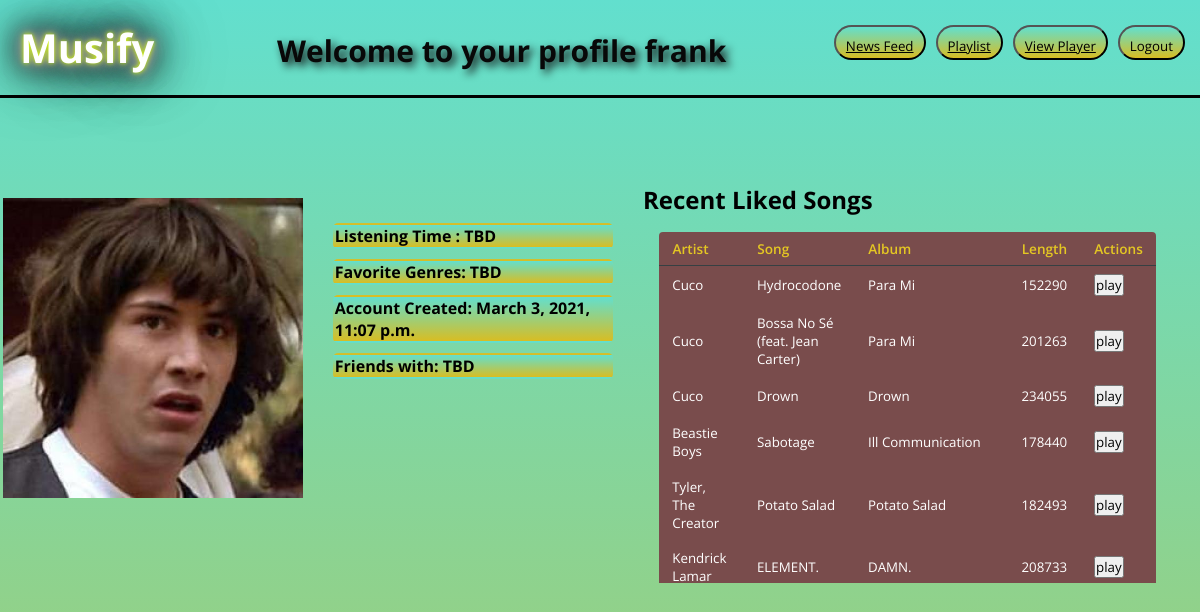
The app's page /profile (signed in) with its own data.
### project_app/models.py (models this page shows)
class User(models.Model):
    first_name = models.CharField(max_length=200)
    last_name = models.CharField(max_length=200)
    username = models.CharField(max_length=50, default=True)
    email = models.CharField(max_length=200)
    password = models.CharField(max_length=20)
    created_at = models.DateTimeField(auto_now_add=True)
    updated_at = models.DateTimeField(auto_now=True)
    objects = UserManager()

class Liked_Song(models.Model):
    songId = models.CharField(max_length=200, default=True)
    artist = models.CharField(max_length=200)
    song = models.CharField(max_length=200)
    album = models.CharField(max_length=200)
    duration = models.IntegerField()
    user = models.ForeignKey(
        User, related_name="liked_songs", on_delete=models.CASCADE)
    created_at = models.DateTimeField(auto_now_add=True)
    updated_at = models.DateTimeField(auto_now=True)

### project_app/views.py (the view)
# urls.py: path('profile', views.profile),
def profile(request):
    user_id = request.session.get('userID')
    if 'userID' not in request.session:
        return redirect('/')
    else:
        context = {
            'this_user': User.objects.get(id=user_id),
            'all_songs': Song.objects.all(),
            'liked_songs': Liked_Song.objects.all()
        }
    return render(request, 'profile.html', context)

### project_app/templates/profile.html (shortened to what this page needs)
<!DOCTYPE html>
<html lang="en">
<head>
    {% load static %}
    <link rel="stylesheet" href="{% static 'css/profile.css' %}" />
    <link rel="stylesheet" href="{% static 'js/profile.js' %}" />
</head>
<body>
    <div class="header">
        <h1>Musify</h1>
        <h3>Welcome to your profile {{this_user.first_name}}</h3>
        <div class="main_links">
            <button><a href="/newsfeed">News Feed</a></button>
            <button><a href="/playlist">Playlist</a></button>
            <button><a href="/musicPlayer">View Player</a></button>
            <form action="/logout">
                <button type="submit">Logout</button>
            </form>
        </div>
    </div>
    <div class="profile">
        <img src="{% static "css/conspiracy-keanu.jpg" %}" alt="Hi!" />
        <ul class="infoList">
            <li>Listening Time : TBD</li>
            <li>Favorite Genres: TBD</li>
            <li>Account Created: {{ this_user.created_at }}</li>
            <li>Friends with: TBD</li>
        </ul>
        <div class="liked_songs">
            <h2>Recent Liked Songs</h2>
            <table id="table_like" class="table_like">
                <thead>
                    <tr>
                        <th scope="col">Artist</th>
                        <th scope="col">Song</th>
                        <th scope="col">Album</th>
                        <th scope="col">Length</th>
                        <th scope="col">Actions</th>
                    </tr>
                </thead>
                <tbody>
                    {% for song in liked_songs %}
                    {% if song.user.id == request.session.userID %}
                    <tr>
                        <td>{{song.artist}}</td>
                        <td>{{song.song}}</td>
                        <td>{{song.album}}</td>
                        <td>{{song.duration}}</td>
                        <td>
                            <form class="playlist" action="/playSong" method="POST">
                                <button class="playButton" type="submit" name="button" value="{{song.songId}}">play</button>
                            </form>
                        </td>
                    </tr>
                {% endif %}
                {% endfor %}
                </tbody>
            </table>
        </div>
    </div>
</body>
</html>

### project_app/static/css/profile.css (style rules this page uses)
*, *:before, *:after { margin: 0; padding: 0; font-family: "Open Sans", sans-serif; }
html { height: 100%; }
body { background: linear-gradient(rgb(98, 223, 206), rgb(216, 189, 35)); font-family: "Open Sans", sans-serif; height: 100%; background-repeat: no-repeat; }
.header { display: flex; justify-content: space-between; align-content: center; border-bottom: 3px solid black; padding: 10px; }
.header h3 { margin-top: 10px; margin-left: 10px; padding: 10px; color: rgb(8, 8, 8); text-shadow: 4px 4px 8px #0e0d0d; font-size: 30px; }
.header h1 { padding: 10px; color: #FFFFFF; text-shadow: 0 0 5px rgb(217, 255, 0), 0 0 10px rgb(131, 131, 131), 0 0 15px #FFF, 0 0 20px #0f0f0f, 0 0 30px #303030, 0 0 40px #000000, 0 0 55px #000000, 0 0 75px #000000; color: #ffffff; font-size: 40px; }
.header .main_links { display: flex; justify-content: space-around; }
.header .main_links button { padding: 10px; margin: 5px; margin-top: 15px; border-radius: 20px; height: 35px; background: linear-gradient(rgb(98, 223, 206), rgb(216, 189, 35)); }
.header .main_links button a { color: black; }
.profile { display: flex; align-content: center; justify-content: space-around; vertical-align: middle; }
.profile img { margin-top: 100px; width: 300px; height: 300px; }
.profile ul { margin-top: 100px; width: 300px; height: 300px; list-style-type: none; }
.infoList { width: 300px; padding: 15px; }
.infoList li { margin: 10px; font-weight: bolder; border: 2px solid transparent; border-radius: 5px; background: linear-gradient(rgb(98, 223, 206), rgb(216, 189, 35)); }
.liked_songs { margin-top: 85px; margin-right: 25px; overflow-y: auto; height: 400px; }
table { background: #794c4c; border-radius: 0.25em; border-collapse: collapse; margin: 1em; width: 400px; }
th { border-bottom: 1px solid #364043; color: #e4c723; font-size: 0.85em; font-weight: 600; padding: 0.5em 1em; text-align: left; }
td { color: #fff; font-weight: 400; padding: 0.65em 1em; font-size: smaller; }
tbody tr { transition: background 0.25s ease; }

### records on screen
User: first_name "frank", created_at "March 3, 2021, 11:07 p.m."
Liked_Song: artist "Cuco", song "Hydrocodone", album "Para Mi", duration "152290"
Liked_Song: artist "Cuco", song "Bossa No Sé (feat. Jean Carter)", album "Para Mi", duration "201263"
Liked_Song: artist "Cuco", song "Drown", album "Drown", duration "234055"
Liked_Song: artist "Beastie Boys", song "Sabotage", album "Ill Communication", duration "178440"
Liked_Song: artist "Tyler, The Creator", song "Potato Salad", album "Potato Salad", duration "182493"
Liked_Song: artist "Kendrick Lamar", song "ELEMENT.", album "DAMN.", duration "208733"
